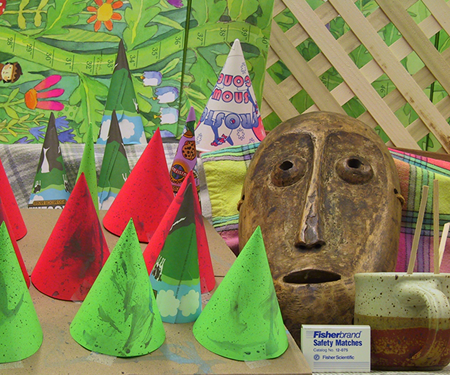
#> input picture Lab2-descriptors/inf6804_tp2-master/cones/im2.png, 450 x 375 px
$ python experiments.py
#> lines starting #> are read from the running program, lines starting #| are printed output that depends on the picture
### Lab2-descriptors/inf6804_tp2-master/sgm.py
import sys
import time as t

import cv2
import numpy as np
import matplotlib.pyplot as plt
import imutils

import descriptors as desc


class Direction:
    def __init__(self, direction=(0, 0), name='invalid'):
        """
        represent a cardinal direction in image coordinates (top left = (0, 0) and bottom right = (1, 1)).
        :param direction: (x, y) for cardinal direction.
        :param name: common name of said direction.
        """
        self.direction = direction
        self.name = name


# 8 defined directions for sgm
N = Direction(direction=(0, -1), name='north')
NE = Direction(direction=(1, -1), name='north-east')
E = Direction(direction=(1, 0), name='east')
SE = Direction(direction=(1, 1), name='south-east')
S = Direction(direction=(0, 1), name='south')
SW = Direction(direction=(-1, 1), name='south-west')
W = Direction(direction=(-1, 0), name='west')
NW = Direction(direction=(-1, -1), name='north-west')


class Paths:
    def __init__(self):
        """
        represent the relation between the directions.
        """
        self.paths = [N, NE, E, SE, S, SW, W, NW]
        self.size = len(self.paths)
        self.effective_paths = [(E,  W), (SE, NW), (S, N), (SW, NE)]


class Parameters:
    def __init__(self, max_disparity=64, P1=5, P2=70, csize=(7, 7), bsize=(3, 3)):
        """
        represent all parameters used in the sgm algorithm.
        :param max_disparity: maximum distance between the same pixel in both images.
        :param P1: penalty for disparity difference = 1
        :param P2: penalty for disparity difference > 1
        :param csize: size of the kernel for the census transform.
        :param bsize: size of the kernel for blurring the images and median filtering.
        """
        self.max_disparity = max_disparity
        self.P1 = P1
        self.P2 = P2
        self.csize = csize
        self.bsize = bsize


def load_images(left_name, right_name, parameters):
    """
    read and blur stereo image pair.
    :param left_name: name of the left image.
    :param right_name: name of the right image.
    :param parameters: structure containing parameters of the algorithm.
    :return: blurred left and right images.
    """
#> called with left_name = 'cones/im2.png', right_name = 'cones/im6.png'
    left = cv2.imread(left_name, 0)
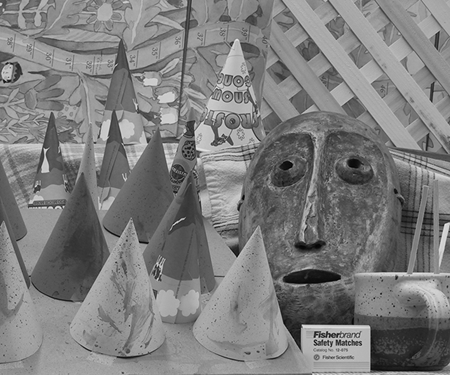
#> left: shape (375, 450); min 0, max 235, mean 125
    left = cv2.GaussianBlur(left, parameters.bsize, 0, 0)
    right = cv2.imread(right_name, 0)
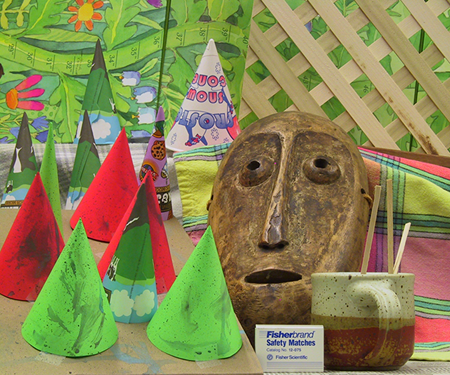
#> input picture Lab2-descriptors/inf6804_tp2-master/cones/im6.png, 450 x 375 px
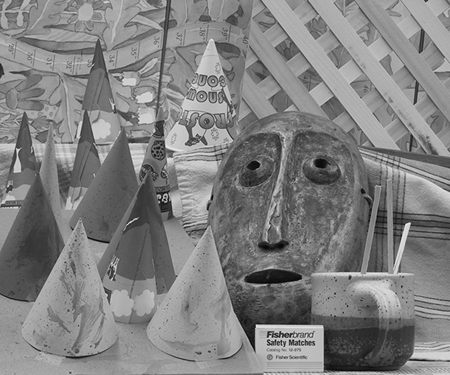
#> right: shape (375, 450); min 0, max 243, mean 128.4
    right = cv2.GaussianBlur(right, parameters.bsize, 0, 0)

    if left.shape[0] > 800:
        left = cv2.resize(left, (left.shape[1]//2, left.shape[0]//2))
    if right.shape[0] > 800:
        right = cv2.resize(right, (right.shape[1]//2, right.shape[0]//2))

    return left, right


# [133 lines left out: functions get_indices, get_path_cost, aggregate_costs, not called in this run]


def compute_costs(left_descriptor, right_descriptor, descriptor_size, distance, disparity):
    print('\tComputing cost volume...', end='')
    height = left_descriptor.shape[0]
    width = left_descriptor.shape[1]
    x_offset = int(descriptor_size / 2)
    sys.stdout.flush()
    dawn = t.time()

    left_cost_volume = np.zeros(shape=(height, width, disparity), dtype=left_descriptor.dtype)
    rvalues = np.zeros(shape=right_descriptor.shape, dtype=right_descriptor.dtype)
    for d in range(0, disparity):
        rvalues[:, (x_offset + d):(width - x_offset)] = right_descriptor[:, x_offset:(width - d - x_offset)]
        dist = distance(left_descriptor, rvalues)
        left_cost_volume[:, :, d] = dist

    dusk = t.time()
    print('\t(done in {:.2f}s)'.format(dusk - dawn))

    return left_cost_volume


# [19 lines left out: functions select_disparity, normalize, not called in this run]


def sgm(left, right, descriptor, distance, descriptor_size, num_elements, num_orientations, max_disp):
    """
    computes the disparity map for the left image, with a given descriptor.
    :param left: path to left image.
    :param right: path to right image.
    :param descriptor: name of the chosen descriptor.
    :param distance: distance function.
    :param descriptor_size: size of the descriptor.
    :param num_elements: length of the BRIEF vector.
    :param num_orientations: length of the HOG vector.
    :param max_disp: maximum disparity of the dataset.
    :return: (H x W) disparity map for the left image.
    """
    # you probably need to change parameters P1 and P2 depending on the method.
    parameters = Parameters()
    paths = Paths()

    left, right = load_images(left, right, parameters)

    print('Image size: '+str(left.shape))
#| Image size: (375, 450)

    # [4 lines of commented-out code are left out]

    fig = plt.figure(figsize=(200, 200))

    x = fig.add_subplot(1, 2, 1)
    x.set_title('left')
    plt.imshow(left, cmap='gray')

    y = fig.add_subplot(1, 2, 2)
    y.set_title('right')
    plt.imshow(right, cmap='gray')

    plt.show()
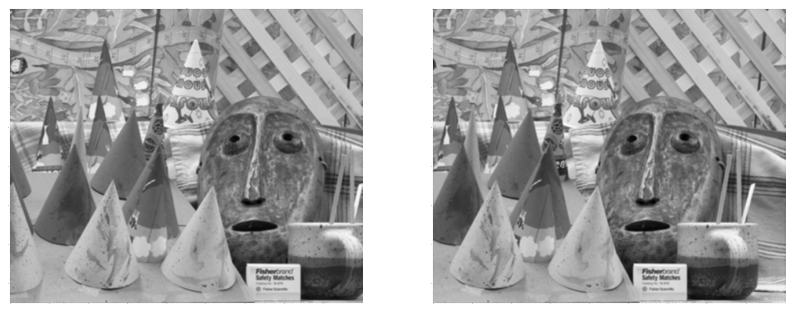
#> figure drawn by matplotlib, 2 panels

    if descriptor == 'hog':
        left_descriptor, right_descriptor = desc.apply_hog(left, right, descriptor_size, num_orientations)
    elif descriptor == 'brief':
        left_descriptor, right_descriptor = desc.apply_brief(left, right, descriptor_size, num_elements)
    else:
        print(f'Invalid descriptor name, choices are "brief", "hog".')
        exit(-1)

    print('\nStarting cost computation...')
    cost_volume = compute_costs(left_descriptor, right_descriptor, descriptor_size, distance, max_disp)

    print('\nStarting aggregation computation...')
    aggregation_volume = aggregate_costs(cost_volume, parameters, paths)

    print('\nSelecting best disparities...')
    return np.uint8(normalize(select_disparity(aggregation_volume), parameters))

### Lab2-descriptors/inf6804_tp2-master/descriptors.py
import sys
import time as t

import numpy as np
from PIL import ImageOps
from skimage.feature import hog, BRIEF
import matplotlib.pyplot as plt
import cv2


# [9 lines left out: function apply_hog, not called in this run]
    # TODO: apply HOG descriptor on left and right images.


def apply_brief(imgL, imgR, descriptor_size, num_elements):
    """
    computes BRIEF descriptor on both images.
    :param left: left image.
    :param right: right image.
    :param descriptor_size: size of window of the BRIEF descriptor.
    :param num_elements: length of the feature vector.
    :return: (H x W) array, H = height and W = width, of type np.int64
    """
#> called with descriptor_size = 7, num_elements = 128
    # TODO: apply BRIEF descriptor on both images. You will have to convert the BRIEF feature vector to a int64.

    # Image pixel indices to use as "key points"

    indicesL = np.zeros(((imgL.shape[0])*(imgL.shape[1]), 2), dtype=np.int64)
    indicesR = np.zeros(((imgR.shape[0])*(imgR.shape[1]), 2), dtype=np.int64)

    k = 0
    for i in range(0, imgL.shape[0]):
        for j in range(0, imgL.shape[1]):
            indicesL[k,0], indicesL[k,1] = i, j
            k += 1
#> after the loop, k = 168750
    k = 0
    for i in range(0, imgR.shape[0]):
        for j in range(0, imgR.shape[1]):
            indicesR[k,0], indicesR[k,1] = i, j
            k += 1
#> after the loop, k = 168750

    # BRIEF descriptor

    extractor = BRIEF(descriptor_size=num_elements, patch_size=descriptor_size)

    extractor.extract(imgL, indicesL)
    descriptorL = extractor.descriptors
    extractor.extract(imgR, indicesR)
    descriptorR = extractor.descriptors

    # Converting descriptor values to integer (int64)

    descL = np.ndarray((descriptorL.shape[0],1), dtype=np.int64)
    descR = np.ndarray((descriptorR.shape[0],1), dtype=np.int64)

    for i in range(descriptorL.shape[0]):
        descL[i] = np.int64(descriptorL[i].dot(2**np.arange(descriptorL[i].size)[::-1]))

    for i in range(descriptorR.shape[0]):
        descR[i] = np.int64(descriptorR[i].dot(2**np.arange(descriptorR[i].size)[::-1]))

    # Reshaping the descriptor and adding padding to match the image shape

    descriptorL = descL.reshape((imgL.shape[0]-5, imgL.shape[1]-5))
    descriptorR = descR.reshape((imgR.shape[0]-5, imgR.shape[1]-5))

    delta_w = imgL.shape[1] - descriptorL.shape[1]
#> delta_w = 5
    delta_h = imgL.shape[0] - descriptorL.shape[0]
#> delta_h = 5
    top, bottom = delta_h//2, delta_h-(delta_h//2)
#> top = 2; bottom = 3
    left, right = delta_w//2, delta_w-(delta_w//2)
#> left = 2; right = 3

    color = [0, 0, 0]
    descriptorL = cv2.copyMakeBorder(descriptorL, top, bottom, left, right, cv2.BORDER_CONSTANT, value=color)
    descriptorR = cv2.copyMakeBorder(descriptorR, top, bottom, left, right, cv2.BORDER_CONSTANT, value=color)

    plt.imshow(descriptorL, cmap='gray')
    plt.show()
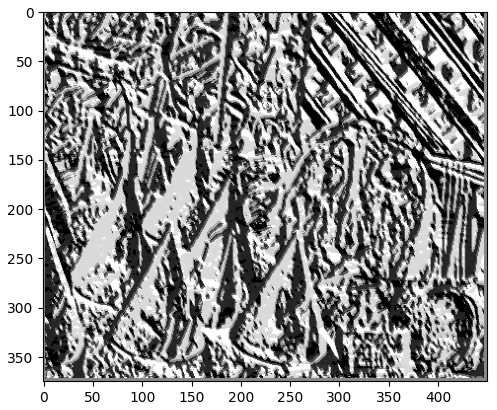
#> figure drawn by matplotlib, 1 panel

    return descriptorL, descriptorR

### Lab2-descriptors/inf6804_tp2-master/experiments.py
import cv2
import numpy as np
import matplotlib.pyplot as plt

import sgm
import distances


# [26 lines left out: function get_recall, not called in this run]


def experiments(left='cones/im2.png', right='cones/im6.png', gt_name='cones/disp2.png'):

    descriptor = 'brief'
    if descriptor == 'brief':
        distance = distances.hamming_distance
    else:
        distance = distances.l2_distance
    descriptor_size = 7
    num_elements = 128
    num_orientation = 8
    max_disp = 64

    disparity_map = sgm.sgm(left, right, descriptor, distance, descriptor_size, num_elements, num_orientation, max_disp)
#> in sgm, `left_descriptor, right_descriptor = desc.apply_brief(left, right, desc..`:
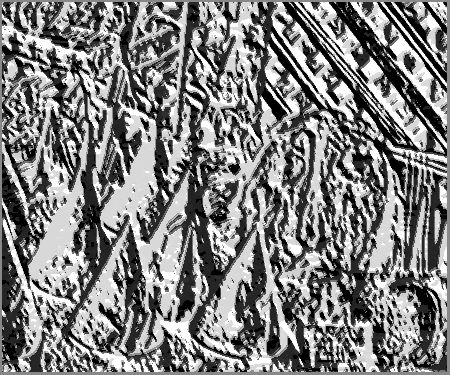
#> left_descriptor: shape (375, 450) int32; min -2.14e+09, max 1.86e+09, mean -119693073; drawn with min black and max white
#> in sgm, `left_descriptor, right_descriptor = desc.apply_brief(left, right, desc..`:
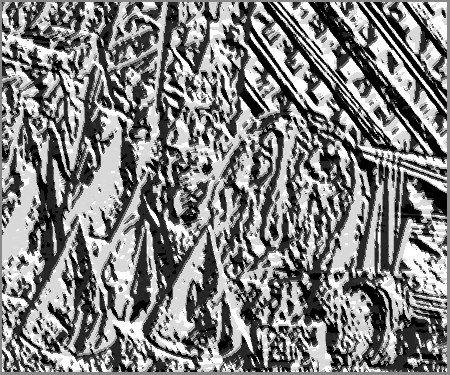
#> right_descriptor: shape (375, 450) int32; min -2.14e+09, max 1.86e+09, mean -105593510.5; drawn with min black and max white
    cv2.imwrite('left_disp_map.png', disparity_map)

    print('\nEvaluating left disparity map...')
    recall = get_recall(disparity_map, gt_name, max_disp)
    print('\tRecall = {:.2f}%'.format(recall * 100.0))

# [18 lines left out: function experiments_rotated, not called in this run]

if __name__ == '__main__':
    experiments()
#> (the call stopped at in compute_costs, `dist = distance(left_descriptor, rvalues)`: distances is not available in this run)
#> (the run stopped early here; a loop or call above may not have finished)
